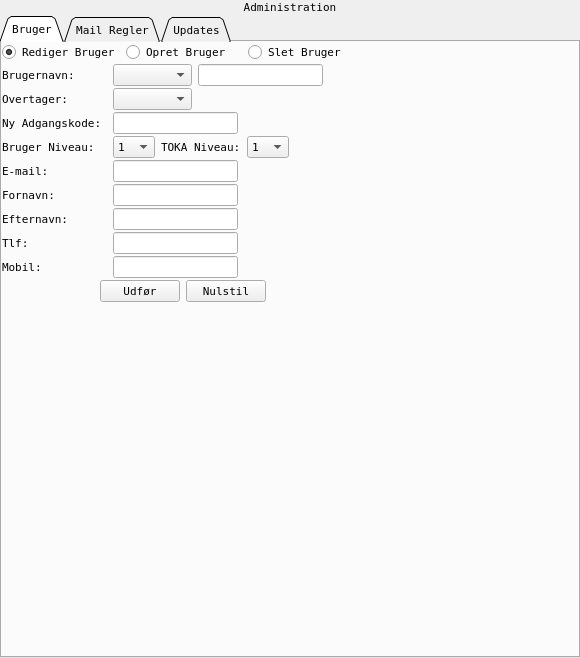
<ui version="4.0" >
 <class>admin</class>
 <widget class="QWidget" name="admin" >
  <property name="geometry" >
   <rect>
    <x>0</x>
    <y>0</y>
    <width>580</width>
    <height>658</height>
   </rect>
  </property>
  <property name="font" >
   <font>
    <family>Andale Mono</family>
    <pointsize>8</pointsize>
    <weight>50</weight>
    <italic>false</italic>
    <bold>false</bold>
    <underline>false</underline>
    <strikeout>false</strikeout>
   </font>
  </property>
  <property name="windowTitle" >
   <string>Form</string>
  </property>
  <layout class="QVBoxLayout" >
   <property name="spacing" >
    <number>2</number>
   </property>
   <property name="margin" >
    <number>0</number>
   </property>
   <item>
    <widget class="QLabel" name="label_21" >
     <property name="text" >
      <string>Administration</string>
     </property>
     <property name="alignment" >
      <set>Qt::AlignCenter</set>
     </property>
    </widget>
   </item>
   <item>
    <widget class="QTabWidget" name="tabWidget" >
     <property name="tabPosition" >
      <enum>QTabWidget::North</enum>
     </property>
     <property name="tabShape" >
      <enum>QTabWidget::Triangular</enum>
     </property>
     <property name="currentIndex" >
      <number>0</number>
     </property>
     <widget class="QWidget" name="tab" >
      <attribute name="title" >
       <string>Bruger</string>
      </attribute>
      <layout class="QHBoxLayout" >
       <property name="spacing" >
        <number>2</number>
       </property>
       <property name="margin" >
        <number>0</number>
       </property>
       <item>
        <layout class="QVBoxLayout" >
         <property name="spacing" >
          <number>2</number>
         </property>
         <property name="margin" >
          <number>0</number>
         </property>
         <item>
          <layout class="QHBoxLayout" >
           <property name="spacing" >
            <number>6</number>
           </property>
           <property name="margin" >
            <number>0</number>
           </property>
           <item>
            <widget class="QRadioButton" name="editUser" >
             <property name="text" >
              <string>Rediger Bruger</string>
             </property>
             <property name="checked" >
              <bool>true</bool>
             </property>
            </widget>
           </item>
           <item>
            <widget class="QRadioButton" name="createUser" >
             <property name="text" >
              <string>Opret Bruger</string>
             </property>
            </widget>
           </item>
           <item>
            <widget class="QRadioButton" name="deleteUser" >
             <property name="text" >
              <string>Slet Bruger</string>
             </property>
            </widget>
           </item>
          </layout>
         </item>
         <item>
          <layout class="QHBoxLayout" >
           <property name="spacing" >
            <number>6</number>
           </property>
           <property name="margin" >
            <number>0</number>
           </property>
           <item>
            <widget class="QLabel" name="label_2" >
             <property name="minimumSize" >
              <size>
               <width>105</width>
               <height>0</height>
              </size>
             </property>
             <property name="text" >
              <string>Brugernavn:</string>
             </property>
            </widget>
           </item>
           <item>
            <widget class="QComboBox" name="userName" />
           </item>
           <item>
            <widget class="QLineEdit" name="newUserName" >
             <property name="maxLength" >
              <number>100</number>
             </property>
            </widget>
           </item>
           <item>
            <spacer>
             <property name="orientation" >
              <enum>Qt::Horizontal</enum>
             </property>
             <property name="sizeHint" stdset="0" >
              <size>
               <width>40</width>
               <height>20</height>
              </size>
             </property>
            </spacer>
           </item>
          </layout>
         </item>
         <item>
          <layout class="QHBoxLayout" >
           <property name="spacing" >
            <number>6</number>
           </property>
           <property name="margin" >
            <number>0</number>
           </property>
           <item>
            <widget class="QLabel" name="label_3" >
             <property name="minimumSize" >
              <size>
               <width>105</width>
               <height>0</height>
              </size>
             </property>
             <property name="text" >
              <string>Overtager:</string>
             </property>
            </widget>
           </item>
           <item>
            <widget class="QComboBox" name="takeOver" />
           </item>
           <item>
            <spacer>
             <property name="orientation" >
              <enum>Qt::Horizontal</enum>
             </property>
             <property name="sizeHint" stdset="0" >
              <size>
               <width>40</width>
               <height>20</height>
              </size>
             </property>
            </spacer>
           </item>
          </layout>
         </item>
         <item>
          <layout class="QHBoxLayout" >
           <property name="spacing" >
            <number>6</number>
           </property>
           <property name="margin" >
            <number>0</number>
           </property>
           <item>
            <widget class="QLabel" name="labPass" >
             <property name="minimumSize" >
              <size>
               <width>105</width>
               <height>0</height>
              </size>
             </property>
             <property name="text" >
              <string>Ny Adgangskode:</string>
             </property>
            </widget>
           </item>
           <item>
            <widget class="QLineEdit" name="password" >
             <property name="maxLength" >
              <number>100</number>
             </property>
            </widget>
           </item>
           <item>
            <spacer>
             <property name="orientation" >
              <enum>Qt::Horizontal</enum>
             </property>
             <property name="sizeHint" stdset="0" >
              <size>
               <width>40</width>
               <height>20</height>
              </size>
             </property>
            </spacer>
           </item>
          </layout>
         </item>
         <item>
          <layout class="QHBoxLayout" >
           <property name="spacing" >
            <number>6</number>
           </property>
           <property name="margin" >
            <number>0</number>
           </property>
           <item>
            <widget class="QLabel" name="label_7" >
             <property name="minimumSize" >
              <size>
               <width>105</width>
               <height>0</height>
              </size>
             </property>
             <property name="text" >
              <string>Bruger Niveau:</string>
             </property>
            </widget>
           </item>
           <item>
            <widget class="QComboBox" name="usrAL" >
             <item>
              <property name="text" >
               <string>1</string>
              </property>
             </item>
             <item>
              <property name="text" >
               <string>2</string>
              </property>
             </item>
             <item>
              <property name="text" >
               <string>3</string>
              </property>
             </item>
             <item>
              <property name="text" >
               <string>4</string>
              </property>
             </item>
             <item>
              <property name="text" >
               <string>5</string>
              </property>
             </item>
             <item>
              <property name="text" >
               <string>6</string>
              </property>
             </item>
             <item>
              <property name="text" >
               <string>7</string>
              </property>
             </item>
             <item>
              <property name="text" >
               <string>8</string>
              </property>
             </item>
             <item>
              <property name="text" >
               <string>9</string>
              </property>
             </item>
             <item>
              <property name="text" >
               <string>10</string>
              </property>
             </item>
            </widget>
           </item>
           <item>
            <widget class="QLabel" name="label" >
             <property name="text" >
              <string>TOKA Niveau:</string>
             </property>
            </widget>
           </item>
           <item>
            <widget class="QComboBox" name="tokaAL" >
             <item>
              <property name="text" >
               <string>1</string>
              </property>
             </item>
             <item>
              <property name="text" >
               <string>2</string>
              </property>
             </item>
             <item>
              <property name="text" >
               <string>3</string>
              </property>
             </item>
             <item>
              <property name="text" >
               <string>4</string>
              </property>
             </item>
             <item>
              <property name="text" >
               <string>5</string>
              </property>
             </item>
             <item>
              <property name="text" >
               <string>6</string>
              </property>
             </item>
             <item>
              <property name="text" >
               <string>7</string>
              </property>
             </item>
             <item>
              <property name="text" >
               <string>8</string>
              </property>
             </item>
             <item>
              <property name="text" >
               <string>9</string>
              </property>
             </item>
             <item>
              <property name="text" >
               <string>10</string>
              </property>
             </item>
            </widget>
           </item>
           <item>
            <spacer>
             <property name="orientation" >
              <enum>Qt::Horizontal</enum>
             </property>
             <property name="sizeHint" stdset="0" >
              <size>
               <width>40</width>
               <height>20</height>
              </size>
             </property>
            </spacer>
           </item>
          </layout>
         </item>
         <item>
          <layout class="QHBoxLayout" >
           <property name="spacing" >
            <number>6</number>
           </property>
           <property name="margin" >
            <number>0</number>
           </property>
           <item>
            <widget class="QLabel" name="label_8" >
             <property name="minimumSize" >
              <size>
               <width>105</width>
               <height>0</height>
              </size>
             </property>
             <property name="text" >
              <string>E-mail:</string>
             </property>
            </widget>
           </item>
           <item>
            <widget class="QLineEdit" name="email" >
             <property name="maxLength" >
              <number>100</number>
             </property>
            </widget>
           </item>
           <item>
            <spacer>
             <property name="orientation" >
              <enum>Qt::Horizontal</enum>
             </property>
             <property name="sizeHint" stdset="0" >
              <size>
               <width>40</width>
               <height>20</height>
              </size>
             </property>
            </spacer>
           </item>
          </layout>
         </item>
         <item>
          <layout class="QHBoxLayout" >
           <property name="spacing" >
            <number>6</number>
           </property>
           <property name="margin" >
            <number>0</number>
           </property>
           <item>
            <widget class="QLabel" name="label_5" >
             <property name="minimumSize" >
              <size>
               <width>105</width>
               <height>0</height>
              </size>
             </property>
             <property name="text" >
              <string>Fornavn:</string>
             </property>
            </widget>
           </item>
           <item>
            <widget class="QLineEdit" name="fname" >
             <property name="maxLength" >
              <number>100</number>
             </property>
            </widget>
           </item>
           <item>
            <spacer>
             <property name="orientation" >
              <enum>Qt::Horizontal</enum>
             </property>
             <property name="sizeHint" stdset="0" >
              <size>
               <width>40</width>
               <height>20</height>
              </size>
             </property>
            </spacer>
           </item>
          </layout>
         </item>
         <item>
          <layout class="QHBoxLayout" >
           <property name="spacing" >
            <number>6</number>
           </property>
           <property name="margin" >
            <number>0</number>
           </property>
           <item>
            <widget class="QLabel" name="label_6" >
             <property name="minimumSize" >
              <size>
               <width>105</width>
               <height>0</height>
              </size>
             </property>
             <property name="text" >
              <string>Efternavn:</string>
             </property>
            </widget>
           </item>
           <item>
            <widget class="QLineEdit" name="lname" >
             <property name="maxLength" >
              <number>100</number>
             </property>
            </widget>
           </item>
           <item>
            <spacer>
             <property name="orientation" >
              <enum>Qt::Horizontal</enum>
             </property>
             <property name="sizeHint" stdset="0" >
              <size>
               <width>40</width>
               <height>20</height>
              </size>
             </property>
            </spacer>
           </item>
          </layout>
         </item>
         <item>
          <layout class="QHBoxLayout" >
           <property name="spacing" >
            <number>6</number>
           </property>
           <property name="margin" >
            <number>0</number>
           </property>
           <item>
            <widget class="QLabel" name="label_9" >
             <property name="minimumSize" >
              <size>
               <width>105</width>
               <height>0</height>
              </size>
             </property>
             <property name="text" >
              <string>Tlf:</string>
             </property>
            </widget>
           </item>
           <item>
            <widget class="QLineEdit" name="phone" >
             <property name="maxLength" >
              <number>100</number>
             </property>
            </widget>
           </item>
           <item>
            <spacer>
             <property name="orientation" >
              <enum>Qt::Horizontal</enum>
             </property>
             <property name="sizeHint" stdset="0" >
              <size>
               <width>40</width>
               <height>20</height>
              </size>
             </property>
            </spacer>
           </item>
          </layout>
         </item>
         <item>
          <layout class="QHBoxLayout" >
           <property name="spacing" >
            <number>6</number>
           </property>
           <property name="margin" >
            <number>0</number>
           </property>
           <item>
            <widget class="QLabel" name="label_4" >
             <property name="minimumSize" >
              <size>
               <width>105</width>
               <height>21</height>
              </size>
             </property>
             <property name="maximumSize" >
              <size>
               <width>105</width>
               <height>21</height>
              </size>
             </property>
             <property name="text" >
              <string>Mobil:</string>
             </property>
            </widget>
           </item>
           <item>
            <widget class="QLineEdit" name="cell" />
           </item>
           <item>
            <spacer>
             <property name="orientation" >
              <enum>Qt::Horizontal</enum>
             </property>
             <property name="sizeHint" stdset="0" >
              <size>
               <width>40</width>
               <height>20</height>
              </size>
             </property>
            </spacer>
           </item>
          </layout>
         </item>
         <item>
          <layout class="QHBoxLayout" >
           <property name="spacing" >
            <number>6</number>
           </property>
           <property name="margin" >
            <number>0</number>
           </property>
           <item>
            <spacer>
             <property name="orientation" >
              <enum>Qt::Horizontal</enum>
             </property>
             <property name="sizeHint" stdset="0" >
              <size>
               <width>40</width>
               <height>20</height>
              </size>
             </property>
            </spacer>
           </item>
           <item>
            <widget class="QPushButton" name="sendF" >
             <property name="text" >
              <string>Udfør</string>
             </property>
            </widget>
           </item>
           <item>
            <widget class="QPushButton" name="refresh" >
             <property name="text" >
              <string>Nulstil</string>
             </property>
            </widget>
           </item>
           <item>
            <spacer>
             <property name="orientation" >
              <enum>Qt::Horizontal</enum>
             </property>
             <property name="sizeHint" stdset="0" >
              <size>
               <width>40</width>
               <height>20</height>
              </size>
             </property>
            </spacer>
           </item>
          </layout>
         </item>
         <item>
          <spacer>
           <property name="orientation" >
            <enum>Qt::Vertical</enum>
           </property>
           <property name="sizeType" >
            <enum>QSizePolicy::Expanding</enum>
           </property>
           <property name="sizeHint" stdset="0" >
            <size>
             <width>20</width>
             <height>40</height>
            </size>
           </property>
          </spacer>
         </item>
        </layout>
       </item>
       <item>
        <spacer>
         <property name="orientation" >
          <enum>Qt::Horizontal</enum>
         </property>
         <property name="sizeHint" stdset="0" >
          <size>
           <width>40</width>
           <height>20</height>
          </size>
         </property>
        </spacer>
       </item>
      </layout>
     </widget>
     <widget class="QWidget" name="tab_2" >
      <attribute name="title" >
       <string>Mail Regler</string>
      </attribute>
      <layout class="QHBoxLayout" >
       <property name="spacing" >
        <number>2</number>
       </property>
       <property name="margin" >
        <number>0</number>
       </property>
       <item>
        <layout class="QVBoxLayout" >
         <property name="spacing" >
          <number>6</number>
         </property>
         <property name="margin" >
          <number>0</number>
         </property>
         <item>
          <layout class="QHBoxLayout" >
           <property name="spacing" >
            <number>6</number>
           </property>
           <property name="margin" >
            <number>0</number>
           </property>
           <item>
            <layout class="QHBoxLayout" >
             <property name="spacing" >
              <number>3</number>
             </property>
             <property name="margin" >
              <number>0</number>
             </property>
             <item>
              <widget class="QLabel" name="label_22" >
               <property name="minimumSize" >
                <size>
                 <width>80</width>
                 <height>25</height>
                </size>
               </property>
               <property name="maximumSize" >
                <size>
                 <width>80</width>
                 <height>16777215</height>
                </size>
               </property>
               <property name="text" >
                <string>Vdr. Type:</string>
               </property>
              </widget>
             </item>
             <item>
              <widget class="QComboBox" name="vType" >
               <property name="minimumSize" >
                <size>
                 <width>40</width>
                 <height>25</height>
                </size>
               </property>
               <property name="maximumSize" >
                <size>
                 <width>50</width>
                 <height>25</height>
                </size>
               </property>
               <item>
                <property name="text" >
                 <string>T</string>
                </property>
               </item>
               <item>
                <property name="text" >
                 <string>O</string>
                </property>
               </item>
               <item>
                <property name="text" >
                 <string>K</string>
                </property>
               </item>
               <item>
                <property name="text" >
                 <string>A</string>
                </property>
               </item>
               <item>
                <property name="text" >
                 <string>X</string>
                </property>
               </item>
              </widget>
             </item>
            </layout>
           </item>
           <item>
            <layout class="QHBoxLayout" >
             <property name="spacing" >
              <number>6</number>
             </property>
             <property name="margin" >
              <number>0</number>
             </property>
             <item>
              <widget class="QLabel" name="label_23" >
               <property name="minimumSize" >
                <size>
                 <width>120</width>
                 <height>25</height>
                </size>
               </property>
               <property name="text" >
                <string>Betingelse Type: </string>
               </property>
              </widget>
             </item>
             <item>
              <widget class="QComboBox" name="condition" >
               <property name="minimumSize" >
                <size>
                 <width>80</width>
                 <height>25</height>
                </size>
               </property>
               <property name="maximumSize" >
                <size>
                 <width>80</width>
                 <height>25</height>
                </size>
               </property>
               <item>
                <property name="text" >
                 <string>not usr</string>
                </property>
               </item>
               <item>
                <property name="text" >
                 <string>is usr</string>
                </property>
               </item>
               <item>
                <property name="text" >
                 <string>in lst</string>
                </property>
               </item>
               <item>
                <property name="text" >
                 <string>is lvl</string>
                </property>
               </item>
               <item>
                <property name="text" >
                 <string>default</string>
                </property>
               </item>
              </widget>
             </item>
            </layout>
           </item>
           <item>
            <widget class="QPushButton" name="addLine" >
             <property name="minimumSize" >
              <size>
               <width>95</width>
               <height>25</height>
              </size>
             </property>
             <property name="maximumSize" >
              <size>
               <width>95</width>
               <height>25</height>
              </size>
             </property>
             <property name="text" >
              <string>Tilføj linje</string>
             </property>
            </widget>
           </item>
           <item>
            <widget class="QPushButton" name="rmLine" >
             <property name="toolTip" >
              <string>Bemærk at linjen hverken vil blive slettet eller opdateret</string>
             </property>
             <property name="text" >
              <string>Fjern Linje</string>
             </property>
            </widget>
           </item>
           <item>
            <spacer>
             <property name="orientation" >
              <enum>Qt::Horizontal</enum>
             </property>
             <property name="sizeHint" stdset="0" >
              <size>
               <width>40</width>
               <height>20</height>
              </size>
             </property>
            </spacer>
           </item>
          </layout>
         </item>
         <item>
          <layout class="QHBoxLayout" >
           <property name="spacing" >
            <number>6</number>
           </property>
           <property name="margin" >
            <number>0</number>
           </property>
           <item>
            <spacer>
             <property name="orientation" >
              <enum>Qt::Horizontal</enum>
             </property>
             <property name="sizeHint" stdset="0" >
              <size>
               <width>40</width>
               <height>20</height>
              </size>
             </property>
            </spacer>
           </item>
           <item>
            <widget class="QPushButton" name="updateRules" >
             <property name="minimumSize" >
              <size>
               <width>95</width>
               <height>25</height>
              </size>
             </property>
             <property name="maximumSize" >
              <size>
               <width>95</width>
               <height>25</height>
              </size>
             </property>
             <property name="text" >
              <string>Opdatere</string>
             </property>
            </widget>
           </item>
           <item>
            <spacer>
             <property name="orientation" >
              <enum>Qt::Horizontal</enum>
             </property>
             <property name="sizeHint" stdset="0" >
              <size>
               <width>40</width>
               <height>20</height>
              </size>
             </property>
            </spacer>
           </item>
          </layout>
         </item>
         <item>
          <widget class="QTableWidget" name="mailRules" >
           <property name="selectionMode" >
            <enum>QAbstractItemView::ExtendedSelection</enum>
           </property>
           <property name="selectionBehavior" >
            <enum>QAbstractItemView::SelectRows</enum>
           </property>
          </widget>
         </item>
        </layout>
       </item>
       <item>
        <spacer>
         <property name="orientation" >
          <enum>Qt::Horizontal</enum>
         </property>
         <property name="sizeType" >
          <enum>QSizePolicy::Maximum</enum>
         </property>
         <property name="sizeHint" stdset="0" >
          <size>
           <width>250</width>
           <height>20</height>
          </size>
         </property>
        </spacer>
       </item>
      </layout>
     </widget>
     <widget class="QWidget" name="tab_3" >
      <attribute name="title" >
       <string>Updates</string>
      </attribute>
      <layout class="QVBoxLayout" >
       <property name="spacing" >
        <number>2</number>
       </property>
       <property name="margin" >
        <number>3</number>
       </property>
       <item>
        <layout class="QVBoxLayout" >
         <property name="spacing" >
          <number>6</number>
         </property>
         <property name="margin" >
          <number>0</number>
         </property>
         <item>
          <widget class="QLabel" name="label_10" >
           <property name="text" >
            <string>Update Mail:</string>
           </property>
          </widget>
         </item>
         <item>
          <widget class="QTextEdit" name="updMsg" >
           <property name="sizePolicy" >
            <sizepolicy vsizetype="Expanding" hsizetype="Preferred" >
             <horstretch>0</horstretch>
             <verstretch>0</verstretch>
            </sizepolicy>
           </property>
           <property name="tabChangesFocus" >
            <bool>true</bool>
           </property>
           <property name="acceptRichText" >
            <bool>false</bool>
           </property>
          </widget>
         </item>
         <item>
          <layout class="QHBoxLayout" >
           <property name="spacing" >
            <number>6</number>
           </property>
           <property name="margin" >
            <number>0</number>
           </property>
           <item>
            <spacer>
             <property name="orientation" >
              <enum>Qt::Horizontal</enum>
             </property>
             <property name="sizeHint" stdset="0" >
              <size>
               <width>40</width>
               <height>20</height>
              </size>
             </property>
            </spacer>
           </item>
           <item>
            <widget class="QPushButton" name="uEmails" >
             <property name="text" >
              <string>Send E-Mail</string>
             </property>
            </widget>
           </item>
          </layout>
         </item>
        </layout>
       </item>
       <item>
        <spacer>
         <property name="orientation" >
          <enum>Qt::Vertical</enum>
         </property>
         <property name="sizeHint" stdset="0" >
          <size>
           <width>20</width>
           <height>40</height>
          </size>
         </property>
        </spacer>
       </item>
      </layout>
     </widget>
    </widget>
   </item>
  </layout>
 </widget>
 <resources/>
 <connections/>
</ui>
